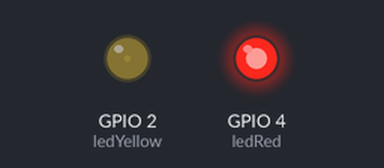
Simulated run of this sketch. Board: ESP32. Parts: output pins drawn as LEDs (lit = HIGH). What the sketch prints to the serial monitor is not drawn.

Above: at 0.05 s.
At 0.95 s:
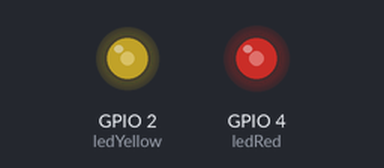
At 1.85 s:
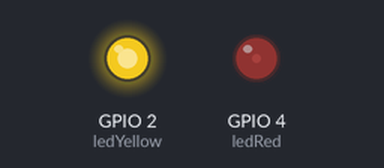
At 3.65 s:
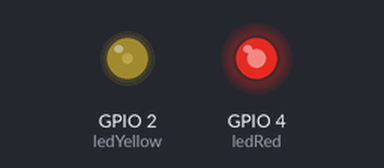
Timing chart, 0 to 5.3 s (numbered marks = the images above):
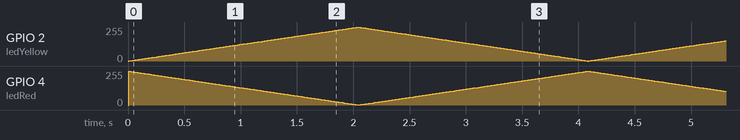

The sketch:

_ex6main_v2.ino
```cpp
// 作业6：警车双闪灯
// 功能：黄灯与红灯反向渐变闪烁
// 引脚：黄灯=2  红灯=4

const int ledYellow = 2;
const int ledRed    = 4;

const int PWM_FREQ = 5000;
const int PWM_RES = 8;
const int FADE_INTERVAL = 8;

int brightness = 0;
int fadeStep = 1;
unsigned long lastUpdateTime = 0;

void setup() {
  Serial.begin(115200);
  ledcAttach(ledYellow, PWM_FREQ, PWM_RES);
  ledcAttach(ledRed, PWM_FREQ, PWM_RES);

  Serial.println("==================================");
  Serial.println("        警车双闪系统启动");
  Serial.println("==================================");
}

void loop() {
  unsigned long currentTime = millis();

  if (currentTime - lastUpdateTime >= FADE_INTERVAL) {
    lastUpdateTime = currentTime;
    brightness += fadeStep;

    if (brightness >= 255) {
      brightness = 255;
      fadeStep = -1;
      Serial.println("状态：黄灯亮，红灯暗");
    }
    if (brightness <= 0) {
      brightness = 0;
      fadeStep = 1;
      Serial.println("状态：黄灯暗，红灯亮");
    }

    ledcWrite(ledYellow, brightness);
    ledcWrite(ledRed, 255 - brightness);
  }
}
```
